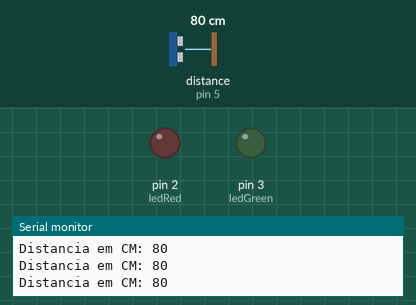
Simulated run of this sketch. Board: Arduino Uno, built with avr-gcc and run on an emulated ATmega328P. On the bench: output pins drawn as LEDs (lit = HIGH), the last lines printed to the serial monitor. Dashed ring = blinking. The test bench sets the inputs (shaded band); at power-on: distance to the obstacle (sensor on pin 5) 80 cm. The echo pulse lasts 58.3 µs per cm; pins used as bus, display or sensor lines are not drawn.

Above: at 1.2 s.
1.3 s: distance to the obstacle (sensor on pin 5) set to 28 cm
2.8 s: distance to the obstacle (sensor on pin 5) set to 22 cm
At 4.4 s:
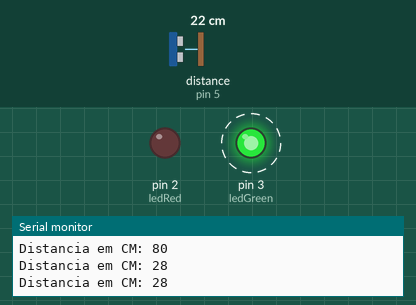
5.8 s: distance to the obstacle (sensor on pin 5) set to 17 cm
7.4 s: distance to the obstacle (sensor on pin 5) set to 13 cm
At 7.64 s:
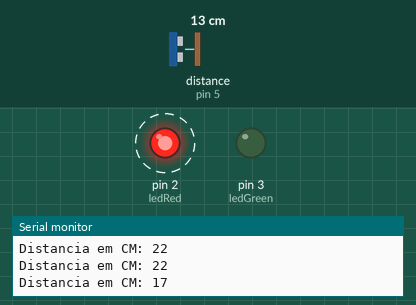
10.4 s: distance to the obstacle (sensor on pin 5) set to 18 cm
At 11.6 s:
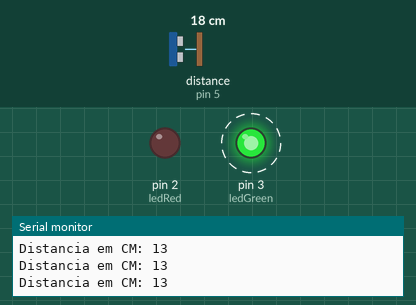
13.4 s: distance to the obstacle (sensor on pin 5) set to 2 cm
At 13.51 s:
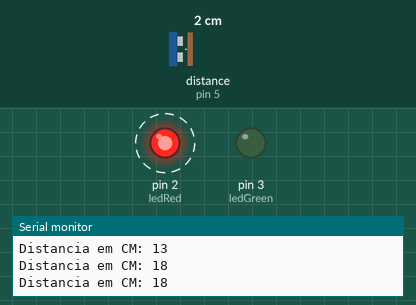
Timing chart, 0 to 17.4 s (numbered marks = the images above; inputs shaded):
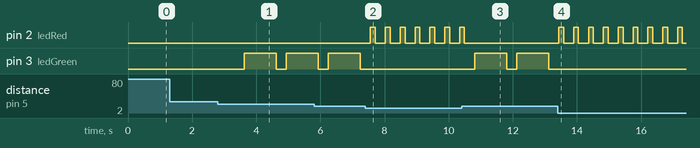

Measured:
- the behaviour switches between 25 and 24 cm on distance to the obstacle (sensor on pin 5) (found by bisection; images 0 and 1)
- the behaviour switches between 15 and 14 cm on distance to the obstacle (sensor on pin 5) (found by bisection; images 1 and 2)
- after the input at 2.8 s, pin 3 (ledGreen): LOW → HIGH after 0.82 s, → LOW 1.0 s later, → HIGH 0.31 s later
- after the input at 7.4 s, pin 2 (ledRed): alternates HIGH for 0.15 s and LOW for 0.31 s, starting after 0.16 s; pin 3 (ledGreen): stops changing and stays LOW
- after the input at 10.4 s, pin 2 (ledRed): goes on until 10.5 s, then stays LOW; pin 3 (ledGreen): alternates HIGH for 1.0 s and LOW for 0.31 s, starting after 0.41 s
- after the input at 13.4 s, pin 2 (ledRed): alternates HIGH for 0.15 s and LOW for 0.31 s, starting at once; pin 3 (ledGreen): stops changing and stays LOW

The sketch:

sensor.ino
```cpp
#include <Ultrasonic.h>

const int trigPin = 4;
const int echoPin = 5;
const int ledRed = 2;
const int ledBlue = 4;
const int ledGreen = 3;
const int buzz = 6;

Ultrasonic ultrasonic(trigPin,echoPin);

void setup() {
  Serial.begin(9600);
  pinMode(echoPin, INPUT);
  pinMode(trigPin, OUTPUT);
  pinMode(ledRed, OUTPUT);
  pinMode(ledGreen, OUTPUT);
  pinMode(ledBlue, OUTPUT);
}

void loop() {
  int distancia = (ultrasonic.Ranging(CM));

  if(distancia < 15){
    digitalWrite(ledRed, HIGH);
    delay(150);
    digitalWrite(ledRed, LOW);
  }
  else if (distancia < 5){
    digitalWrite(ledRed, HIGH);
    delay(0);
  }
  else if (distancia < 25){
    digitalWrite(ledGreen, HIGH);
    delay(1000);
    digitalWrite(ledGreen, LOW);
  }
  else if ((distancia >= 25) && (distancia <= 30)){
    digitalWrite(ledBlue, HIGH);
    delay(700);
    digitalWrite(ledBlue, LOW);
  }


  digitalWrite(trigPin, LOW);
  delay(2);
  digitalWrite(trigPin, HIGH);
  delay(10);
  digitalWrite(trigPin, LOW);

  Serial.print("Distancia em CM: ");
  Serial.println(distancia);
  delay(300);
}
```
